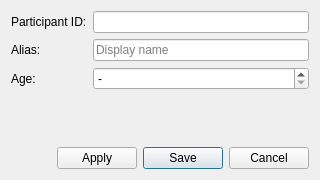
<?xml version="1.0" encoding="UTF-8"?>
<ui version="4.0">
 <class>ParticipantDialog</class>
 <widget class="QDialog" name="ParticipantDialog">
  <property name="geometry">
   <rect><x>0</x><y>0</y><width>320</width><height>180</height></rect>
  </property>
  <property name="windowTitle"><string>Participant</string></property>
  <property name="minimumSize">
   <size><width>320</width><height>180</height></size>
  </property>
  <layout class="QVBoxLayout" name="verticalLayout">
   <item>
    <layout class="QFormLayout" name="formLayout">
     <item row="0" column="0">
      <widget class="QLabel" name="label_id">
       <property name="text"><string>Participant ID:</string></property>
      </widget>
     </item>
     <item row="0" column="1">
      <widget class="QLineEdit" name="id_edit">
       <property name="whatsThis"><string>Database ID, assigned automatically. Read-only.</string></property>
       <property name="readOnly"><bool>true</bool></property>
      </widget>
     </item>
     <item row="1" column="0">
      <widget class="QLabel" name="label_alias">
       <property name="text"><string>Alias:</string></property>
      </widget>
     </item>
     <item row="1" column="1">
      <widget class="QLineEdit" name="alias_edit">
       <property name="whatsThis"><string>Anonymised label for this child (e.g. P01 or a nickname). Avoid real names to keep data anonymous.</string></property>
       <property name="placeholderText"><string>Display name</string></property>
      </widget>
     </item>
     <item row="2" column="0">
      <widget class="QLabel" name="label_age">
       <property name="text"><string>Age:</string></property>
      </widget>
     </item>
     <item row="2" column="1">
      <widget class="QSpinBox" name="age_spin">
       <property name="whatsThis"><string>Participant's age in years. Leave at - (zero) if not recorded.</string></property>
       <property name="minimum"><number>0</number></property>
       <property name="maximum"><number>120</number></property>
       <property name="specialValueText"><string>-</string></property>
      </widget>
     </item>
    </layout>
   </item>
   <item>
    <layout class="QHBoxLayout" name="btn_row">
     <item>
      <spacer name="btn_spacer">
       <property name="orientation"><enum>Qt::Horizontal</enum></property>
       <property name="sizeHint" stdset="0"><size><width>40</width><height>20</height></size></property>
      </spacer>
     </item>
     <item>
      <widget class="QPushButton" name="apply_btn">
       <property name="whatsThis"><string>Save this participant to the database without closing this window, so you can keep editing. Same as Save but leaves the dialog open.</string></property>
       <property name="text"><string>Apply</string></property>
      </widget>
     </item>
     <item>
      <widget class="QPushButton" name="save_btn">
       <property name="whatsThis"><string>Save this participant to the database and close this window.</string></property>
       <property name="text"><string>Save</string></property>
       <property name="default"><bool>true</bool></property>
      </widget>
     </item>
     <item>
      <widget class="QPushButton" name="cancel_btn">
       <property name="text"><string>Cancel</string></property>
      </widget>
     </item>
    </layout>
   </item>
  </layout>
 </widget>
 <resources/>
 <connections/>
</ui>
